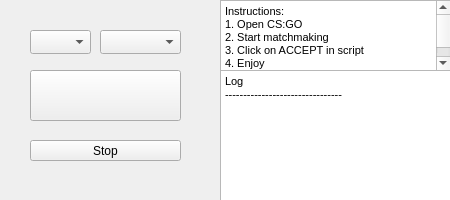
<?xml version="1.0" encoding="UTF-8"?>
<ui version="4.0">
 <class>mainWindow</class>
 <widget class="QWidget" name="mainWindow">
  <property name="geometry">
   <rect>
    <x>0</x>
    <y>0</y>
    <width>450</width>
    <height>200</height>
   </rect>
  </property>
  <property name="maximumSize">
   <size>
    <width>450</width>
    <height>200</height>
   </size>
  </property>
  <property name="windowTitle">
   <string>Widget</string>
  </property>
  <widget class="QPushButton" name="startBtn">
   <property name="geometry">
    <rect>
     <x>30</x>
     <y>70</y>
     <width>151</width>
     <height>51</height>
    </rect>
   </property>
   <property name="toolTip">
    <string>&lt;html&gt;&lt;head/&gt;&lt;body&gt;&lt;p&gt;Click to start the script&lt;/p&gt;&lt;/body&gt;&lt;/html&gt;</string>
   </property>
   <property name="text">
    <string/>
   </property>
   <property name="icon">
    <iconset>
     <normaloff>acceptbtn.png</normaloff>
     <normalon>off.png</normalon>
     <selectedoff>off.png</selectedoff>
     <selectedon>off.png</selectedon>acceptbtn.png</iconset>
   </property>
   <property name="iconSize">
    <size>
     <width>200</width>
     <height>100</height>
    </size>
   </property>
  </widget>
  <widget class="QTextBrowser" name="instructionsText">
   <property name="geometry">
    <rect>
     <x>220</x>
     <y>0</y>
     <width>231</width>
     <height>71</height>
    </rect>
   </property>
   <property name="html">
    <string>&lt;!DOCTYPE HTML PUBLIC &quot;-//W3C//DTD HTML 4.0//EN&quot; &quot;http://www.w3.org/TR/REC-html40/strict.dtd&quot;&gt;
&lt;html&gt;&lt;head&gt;&lt;meta name=&quot;qrichtext&quot; content=&quot;1&quot; /&gt;&lt;meta charset=&quot;utf-8&quot; /&gt;&lt;style type=&quot;text/css&quot;&gt;
p, li { white-space: pre-wrap; }
&lt;/style&gt;&lt;/head&gt;&lt;body style=&quot; font-family:'Segoe UI'; font-size:9pt; font-weight:400; font-style:normal;&quot;&gt;
&lt;p style=&quot; margin-top:0px; margin-bottom:0px; margin-left:0px; margin-right:0px; -qt-block-indent:0; text-indent:0px;&quot;&gt;&lt;span style=&quot; font-family:'MS Shell Dlg 2'; font-size:8.25pt;&quot;&gt;Instructions:&lt;br /&gt;1. Open CS:GO&lt;/span&gt;&lt;/p&gt;
&lt;p style=&quot; margin-top:0px; margin-bottom:0px; margin-left:0px; margin-right:0px; -qt-block-indent:0; text-indent:0px;&quot;&gt;&lt;span style=&quot; font-family:'MS Shell Dlg 2'; font-size:8.25pt;&quot;&gt;2. Start matchmaking&lt;/span&gt;&lt;/p&gt;
&lt;p style=&quot; margin-top:0px; margin-bottom:0px; margin-left:0px; margin-right:0px; -qt-block-indent:0; text-indent:0px;&quot;&gt;&lt;span style=&quot; font-family:'MS Shell Dlg 2'; font-size:8.25pt;&quot;&gt;3. Click on ACCEPT in script&lt;/span&gt;&lt;/p&gt;
&lt;p style=&quot; margin-top:0px; margin-bottom:0px; margin-left:0px; margin-right:0px; -qt-block-indent:0; text-indent:0px;&quot;&gt;&lt;span style=&quot; font-family:'MS Shell Dlg 2'; font-size:8.25pt;&quot;&gt;4. Enjoy&lt;/span&gt;&lt;/p&gt;
&lt;p style=&quot;-qt-paragraph-type:empty; margin-top:0px; margin-bottom:0px; margin-left:0px; margin-right:0px; -qt-block-indent:0; text-indent:0px; font-family:'MS Shell Dlg 2'; font-size:8.25pt;&quot;&gt;&lt;br /&gt;&lt;/p&gt;&lt;/body&gt;&lt;/html&gt;</string>
   </property>
  </widget>
  <widget class="QTextBrowser" name="logText">
   <property name="geometry">
    <rect>
     <x>220</x>
     <y>70</y>
     <width>231</width>
     <height>131</height>
    </rect>
   </property>
   <property name="html">
    <string>&lt;!DOCTYPE HTML PUBLIC &quot;-//W3C//DTD HTML 4.0//EN&quot; &quot;http://www.w3.org/TR/REC-html40/strict.dtd&quot;&gt;
&lt;html&gt;&lt;head&gt;&lt;meta name=&quot;qrichtext&quot; content=&quot;1&quot; /&gt;&lt;meta charset=&quot;utf-8&quot; /&gt;&lt;style type=&quot;text/css&quot;&gt;
p, li { white-space: pre-wrap; }
&lt;/style&gt;&lt;/head&gt;&lt;body style=&quot; font-family:'Segoe UI'; font-size:9pt; font-weight:400; font-style:normal;&quot;&gt;
&lt;p style=&quot; margin-top:0px; margin-bottom:0px; margin-left:0px; margin-right:0px; -qt-block-indent:0; text-indent:0px;&quot;&gt;&lt;span style=&quot; font-family:'MS Shell Dlg 2'; font-size:8.25pt;&quot;&gt;Log&lt;/span&gt;&lt;/p&gt;
&lt;p style=&quot; margin-top:0px; margin-bottom:0px; margin-left:0px; margin-right:0px; -qt-block-indent:0; text-indent:0px;&quot;&gt;&lt;span style=&quot; font-family:'MS Shell Dlg 2'; font-size:8.25pt;&quot;&gt;--------------------------------&lt;/span&gt;&lt;/p&gt;
&lt;p style=&quot;-qt-paragraph-type:empty; margin-top:0px; margin-bottom:0px; margin-left:0px; margin-right:0px; -qt-block-indent:0; text-indent:0px; font-family:'MS Shell Dlg 2'; font-size:8.25pt;&quot;&gt;&lt;br /&gt;&lt;/p&gt;&lt;/body&gt;&lt;/html&gt;</string>
   </property>
  </widget>
  <widget class="QPushButton" name="closeBtn">
   <property name="geometry">
    <rect>
     <x>30</x>
     <y>140</y>
     <width>151</width>
     <height>21</height>
    </rect>
   </property>
   <property name="text">
    <string>Stop</string>
   </property>
  </widget>
  <widget class="QComboBox" name="aspectBox">
   <property name="geometry">
    <rect>
     <x>30</x>
     <y>30</y>
     <width>61</width>
     <height>24</height>
    </rect>
   </property>
  </widget>
  <widget class="QComboBox" name="resolutionBox">
   <property name="geometry">
    <rect>
     <x>100</x>
     <y>30</y>
     <width>81</width>
     <height>24</height>
    </rect>
   </property>
  </widget>
 </widget>
 <resources/>
 <connections/>
</ui>
